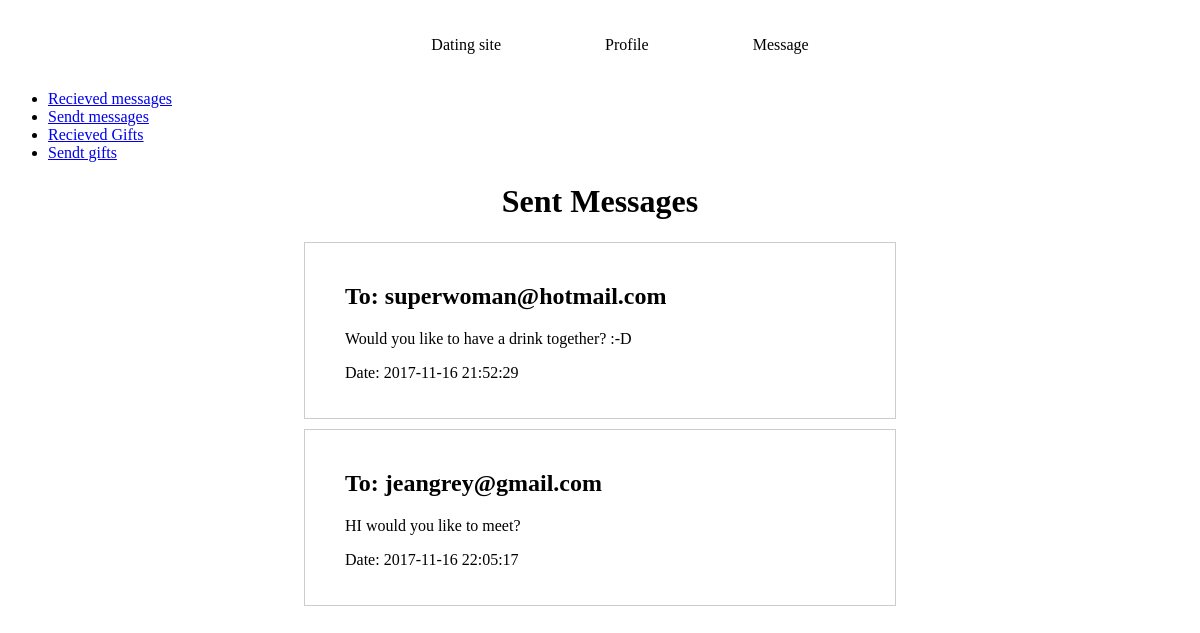
Screenshot of /sentMessage.php with the database file from the repository.
### tables this page shows
CREATE TABLE `message` (
  `id` int(11) NOT NULL,
  `messageText` text NOT NULL,
  `date` timestamp NOT NULL DEFAULT CURRENT_TIMESTAMP,
  `userEmail` varchar(100) NOT NULL,
  `sender_userEmail` varchar(100) NOT NULL
);

### sentMessage.php (the view)
<?php
include 'include/head.php';
include 'include/database.php';
include 'include/footer.php';
include 'include/messageMenu.php';
$sentmessages = $conn->query('SELECT * FROM message')->fetchAll();
?><h1>Sent Messages</h1><?php
foreach ($sentmessages as $sentmessage) {
  if ($sentmessage['sender_userEmail'] === 'iceman@gmail.com'){
  ?>
  <section class="message">
    <h2>To: <?php echo $sentmessage['userEmail']; ?></h2>
    <p><?php echo $sentmessage['messageText']; ?></p>
    <p>Date: <?php echo $sentmessage['date']; ?></p>
  </section>
  <?php
}
}
 ?>

### rows the page displays
message: userEmail "superwoman@hotmail.com", messageText "Would you like to have a drink together? :-D", date "2017-11-16 21:52:29"
message: userEmail "jeangrey@gmail.com", messageText "HI would you like to meet?", date "2017-11-16 22:05:17"
